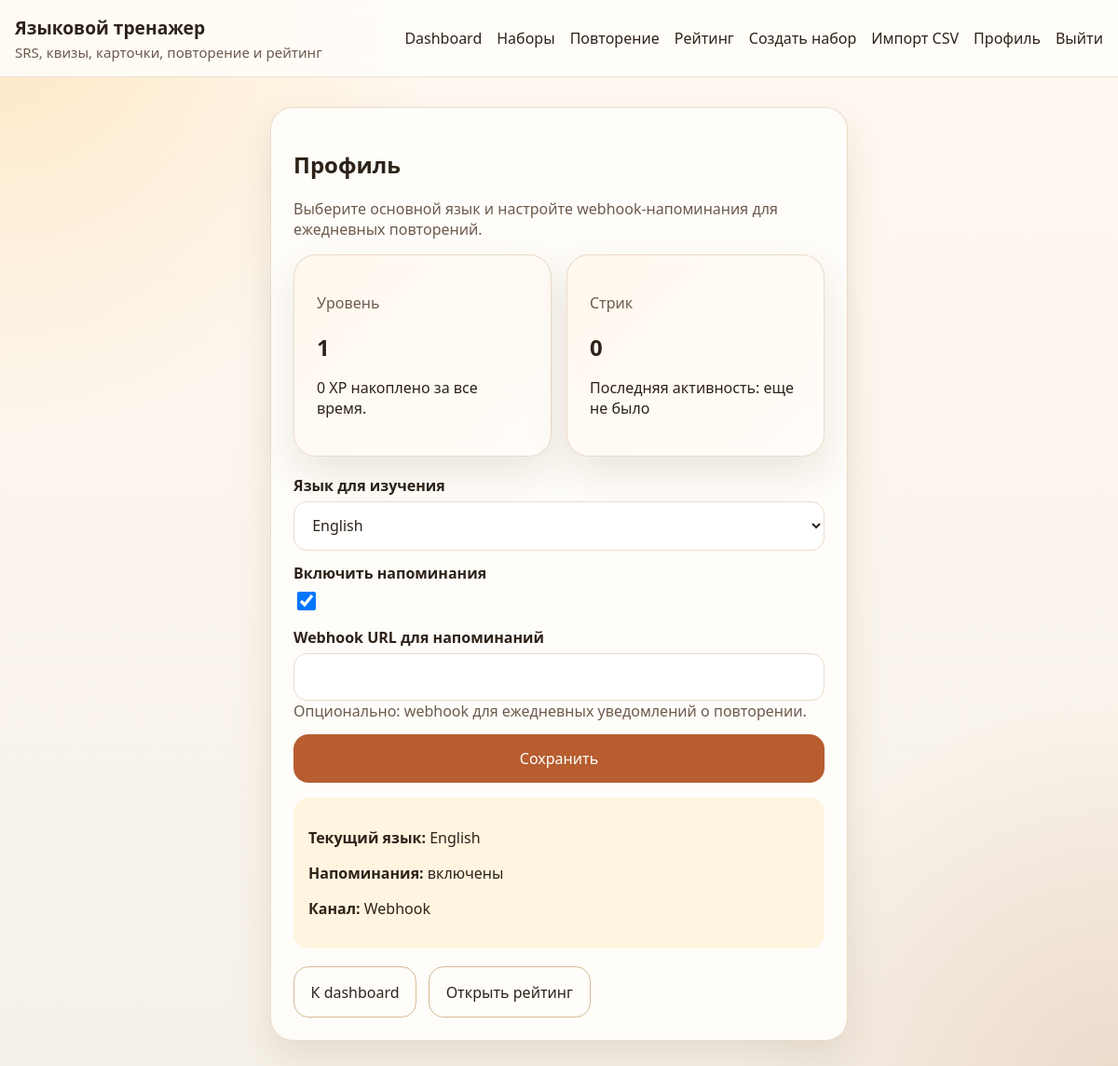
/profile/ (signed in), run on the app's committed database.
### trainer/models.py (models this page shows, shortened)
class Profile(models.Model):
    user = models.OneToOneField(User, on_delete=models.CASCADE, related_name="profile")
    target_language = models.CharField(
        max_length=2,
        choices=LanguageChoices.choices,
        blank=True,
        default="",
    )
    total_xp = models.BigIntegerField(default=0)
    streak_count = models.IntegerField(default=0)
    last_activity_date = models.DateField(null=True, blank=True)
    reminders_enabled = models.BooleanField(default=True)
    reminder_channel = models.CharField(
        max_length=32,
        choices=ReminderChannel.choices,
        default=ReminderChannel.WEBHOOK,
    )
    reminder_webhook_url = models.URLField(blank=True, default="")
    @property
    def level(self) -> int:
        for level, min_xp in settings.LEVEL_THRESHOLDS:
            if self.total_xp >= min_xp:
                return level
        return 1

### trainer/views.py (the view, shortened to what this page needs)
# urls.py: path("profile/", ProfileView.as_view(), name="profile"),
class ProfileView(LoginRequiredMixin, FormView):
    template_name = "trainer/profile.html"
    form_class = ProfileForm
    success_url = reverse_lazy("dashboard")
    def get_form_kwargs(self) -> dict:
        kwargs = super().get_form_kwargs()
        profile, _ = Profile.objects.get_or_create(user=self.request.user)
        kwargs["instance"] = profile
        return kwargs
    def get_context_data(self, **kwargs) -> dict:
        context = super().get_context_data(**kwargs)
        context["profile"] = self.request.user.profile
        context["level"] = self.request.user.profile.level
        return context

### trainer/forms.py
class ProfileForm(StyledFormMixin, forms.ModelForm):
    class Meta:
        model = Profile
        fields = ("target_language", "reminders_enabled", "reminder_webhook_url")
        labels = {
            "target_language": "Язык для изучения",
            "reminders_enabled": "Включить напоминания",
            "reminder_webhook_url": "Webhook URL для напоминаний",
        }
    def __init__(self, *args, **kwargs):
        super().__init__(*args, **kwargs)
        self._apply_styles()
        self.fields["reminder_webhook_url"].required = False
        self.fields["reminder_webhook_url"].help_text = "Опционально: webhook для ежедневных уведомлений о повторении."

### trainer/forms.py (called while the page is built)
    def _apply_styles(self) -> None:
        for field in self.fields.values():
            css_class = "form-check-input" if isinstance(field.widget, forms.CheckboxInput) else "form-control"
            existing = field.widget.attrs.get("class", "")
            field.widget.attrs["class"] = f"{existing} {css_class}".strip()

### templates/trainer/profile.html (shortened to what this page needs)
{% extends "base.html" %}
{% block content %}
<section class="card narrow">
    <h1>Профиль</h1>
    <p class="muted">Выберите основной язык и настройте webhook-напоминания для ежедневных повторений.</p>
    <div class="stats-grid profile-summary-grid">
        <article class="card inner-card stat-card">
            <p class="muted">Уровень</p>
            <h2>{{ level }}</h2>
            <p>{{ profile.total_xp }} XP накоплено за все время.</p>
        </article>
        <article class="card inner-card stat-card">
            <p class="muted">Стрик</p>
            <h2>{{ profile.streak_count }}</h2>
            <p>Последняя активность: {{ profile.last_activity_date|default:"еще не было" }}</p>
        </article>
    </div>
    <form method="post" class="stack">
        {% for field in form %}
            <div>
                <label class="field-label" for="{{ field.id_for_label }}">{{ field.label }}</label>
                {{ field }}
                {% if field.help_text %}
                    <div class="field-help">{{ field.help_text }}</div>
                {% endif %}
            </div>
        {% endfor %}
        <button type="submit" class="button">Сохранить</button>
    </form>
    <div class="info-box">
        <p><strong>Текущий язык:</strong> {{ profile.get_target_language_display|default:"не выбран" }}</p>
        <p><strong>Напоминания:</strong> {% if profile.reminders_enabled %}включены{% else %}выключены{% endif %}</p>
        <p><strong>Канал:</strong> {{ profile.get_reminder_channel_display }}</p>
    </div>
    <div class="button-group">
        <a class="button secondary" href="{% url 'dashboard' %}">К dashboard</a>
        <a class="button secondary" href="{% url 'leaderboard' %}">Открыть рейтинг</a>
    </div>
</section>
{% endblock %}

### static/css/styles.css (style rules this page uses)
:root { --bg: #f6f1e8; --panel: #fffdf9; --panel-strong: #fff4df; --line: #eadbc8; --line-strong: #d7b894; --text: #2d2218; --muted: #6c5a4c; --accent: #b75d2f; --accent-dark: #874019; --success: #e2f5e8; --success-text: #235b34; --error: #fde8e4; --error-text: #8f3121; --info: #e7f0ff; --info-text: #234c8b; --public: #ebf6ee; --private: #fff1db; --shadow: 0 18px 40px rgba(94, 64, 36, 0.12); }
* { box-sizing: border-box; }
body { margin: 0; font-family: "Segoe UI", Tahoma, sans-serif; color: var(--text); background: radial-gradient(circle at top left, rgba(255, 214, 153, 0.5), transparent 28%), radial-gradient(circle at bottom right, rgba(183, 93, 47, 0.16), transparent 25%), linear-gradient(180deg, #fff9f1 0%, var(--bg) 100%); min-height: 100vh; }
a { color: inherit; text-decoration: none; }
.card { background: var(--panel); border: 1px solid rgba(234, 219, 200, 0.95); border-radius: 24px; padding: 1.5rem; box-shadow: var(--shadow); }
.inner-card { background: linear-gradient(135deg, #fff8ee 0%, #fffdf9 100%); }
.narrow { width: min(100%, 620px); margin: 0 auto; }
.stats-grid, .deck-grid, .content-grid { display: grid; gap: 1rem; }
.stats-grid { grid-template-columns: repeat(auto-fit, minmax(220px, 1fr)); margin-bottom: 1rem; }
.stat-card h2, .deck-card h2 { margin-bottom: 0.4rem; }
.option-button, .button, .link-button { border: none; border-radius: 16px; padding: 0.95rem 1.1rem; font: inherit; cursor: pointer; transition: transform 0.18s ease, background-color 0.18s ease, color 0.18s ease, border-color 0.18s ease; }
.option-button, .button { background: var(--accent); color: #fff; text-align: center; }
.secondary { background: transparent; border: 1px solid var(--line-strong); color: var(--text); }
.form-control { width: 100%; border: 1px solid var(--line); border-radius: 14px; padding: 0.85rem 0.95rem; font: inherit; background: #fff; color: var(--text); }
.form-check-input { width: 20px; height: 20px; }
.field-label { display: block; margin-bottom: 0.35rem; font-weight: 600; }
.stack { display: grid; gap: 0.85rem; }
.muted, .field-help { color: var(--muted); }
.button-group { display: flex; gap: 0.8rem; flex-wrap: wrap; margin-top: 1.2rem; }
.info-box { margin-top: 1rem; padding: 1rem; border-radius: 16px; background: var(--panel-strong); }
.profile-summary-grid { margin: 1rem 0 1.25rem; }

### data on the page
Profile: total_xp "0", streak_count "0", last_activity_date "еще не было", form "English" "☑", target_language "English", reminder_channel "Webhook"

### other printed values
{{ level }} "1"
{{ field.label }} "Язык для изучения" "Включить напоминания" "Webhook URL для напоминаний"
{{ field.help_text }} "Опционально: webhook для ежедневных уведомлений о повторении."
